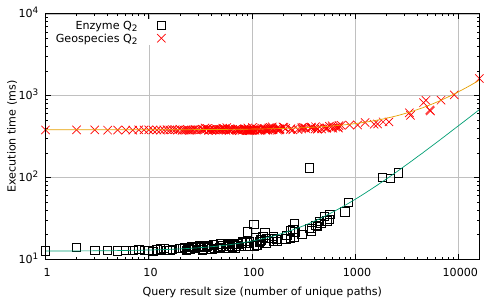

Source code (gnuplot):
set datafile separator ','

set terminal pdf
set output 'time_per_paths_BT.pdf'

set ylabel 'Execution time (ms)' # label for the Y axis
set xlabel 'Query result size (number of unique paths)' # label for the X axis

set format y "10^%L"

set logscale x 10

set logscale y 10

f_enzime_BT(x) = a1*x + b1

fit f_enzime_BT(x) 'enzime/enzime_BT_sg_time_per_paths.csv' using 1:2 via a1,b1

f_geo_BT(x) = a2*x + b2

fit f_geo_BT(x) 'geo/geo_BT_sg_time_per_paths.csv' using 1:2 via a2,b2

set key left top

set style line 100 lt 1 lc rgb "grey" lw 0.5 # linestyle for the grid
set grid ls 100 # enable grid with specific linestyle

plot 'enzime/enzime_BT_sg_stat_time_per_paths.csv' using 1:6 pt 4 linecolor black title "Enzyme Q_2",  f_enzime_BT(x) notitle, 'geo/geo_BT_sg_stat_time_per_paths.csv' using 1:6 pt 2 linecolor rgb "red" title "Geospecies Q_2",  f_geo_BT(x) notitle 


#plot 'enzime/enzime_BT_sg_stat_time_per_paths.csv' using 1:2:3:4:5 with candlesticks whiskerbars 0.5 lw 0.5 title "x", '' using 1:6:6:6:6 with candlesticks notitle lw 0.5 lc rgb "#008800",  f_enzime_BT(x), 'geo/geo_BT_sg_stat_time_per_paths.csv' using 1:2:3:4:5 with candlesticks whiskerbars 0.5 lw 0.5 title "y", '' using 1:6:6:6:6 with candlesticks notitle lw 0.5 lc rgb "#660000",  f_geo_BT(x) 

